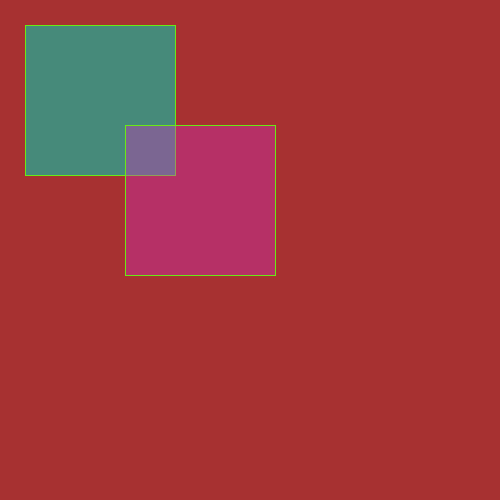
Frame 1 (no input)
Frame 60 (the mouse pressed at the canvas centre just before this capture): identical to frame 1, image omitted
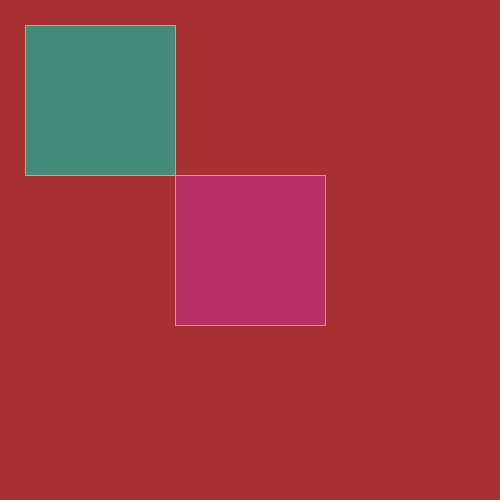
Frame 120 (the mouse held since frame 60 and released just before this capture)

The Processing sketch that drew these frames (run headless with seeded random() and noise(); from frame 60 on, the mouse is pressed at the canvas centre):

// Processing sketch: processing_144858
// ── processing_144858.pde

void setup(){
size (500,500);

rectMode(CENTER);
}
void draw(){
background (167,49,49);
fill(43,162,141,200);
stroke(106,234,21);
rect (100,100,150,150);
fill(203,45,183,100);
stroke(106,234,21);

if (mousePressed){
rect (mouseX,mouseY,150,150);
}
else {
fill(203,45,183,100);
stroke(106,234,21);  
rect (200,200,150,150);
}
}
